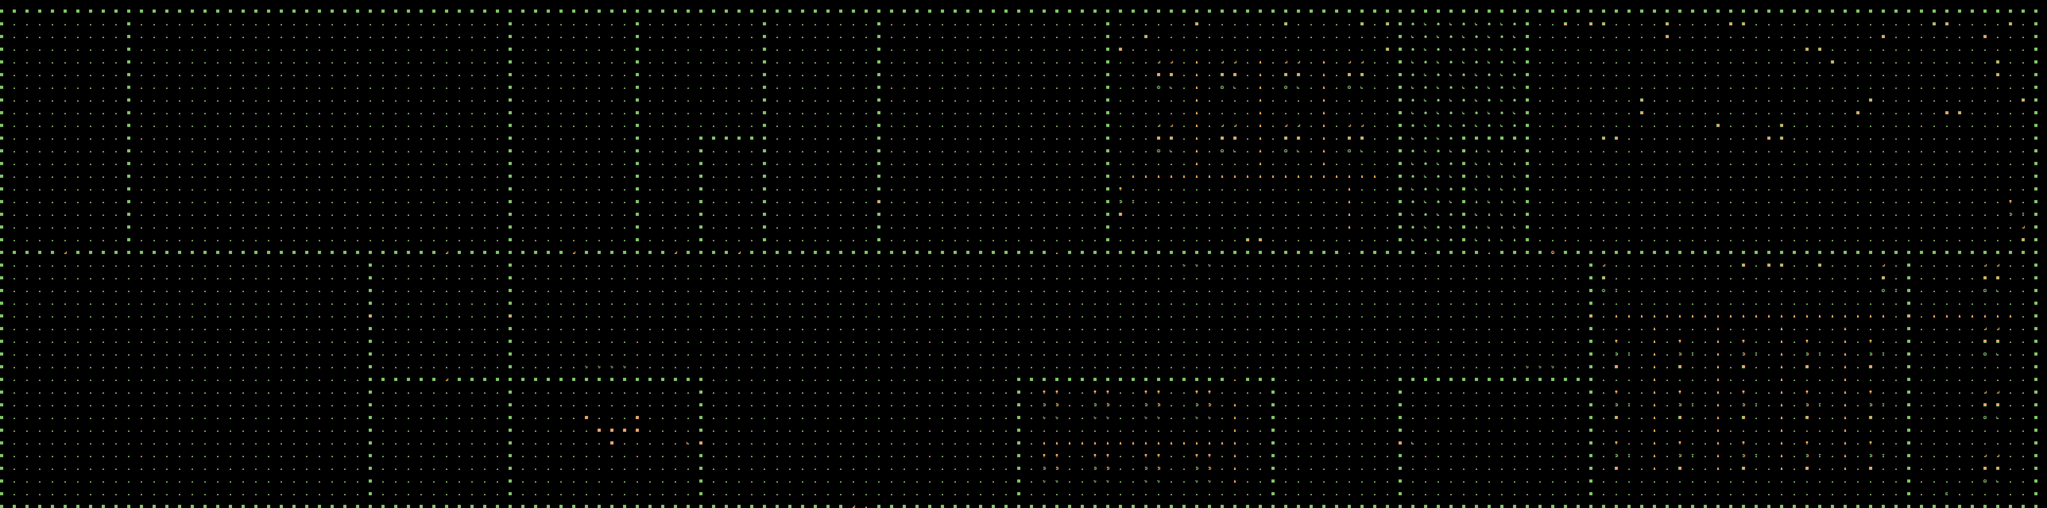

A level layout from a 2D game, rendered from its tile map. Below: a short description, then the map file with tile-grid data replaced by summaries:
An orthogonal 161x40 tile map with 64x64 px tiles, 4 tile layers (ground, walls, containers, top_layer), 1 hidden layer not drawn and 19 objects (7x zone, 6x npc, 2x notification, 2x teleport, bug, ...).

<map version="1.10" tiledversion="1.11.1-99-gec89c545" orientation="orthogonal" renderorder="left-down" width="161" height="40" tilewidth="64" tileheight="64" infinite="0" nextlayerid="10" nextobjectid="26">
 <tileset firstgid="1" source="tiles.tsx" />
 <layer id="2" name="ground" width="161" height="40">
  <data>[6440 cells, 6440 non-empty, 5 distinct tile ids]</data>
 </layer>
 <layer id="3" name="walls" width="161" height="40">
  <data>[6440 cells, 1083 non-empty, 16 distinct tile ids]</data>
 </layer>
 <layer id="4" name="collisions" width="161" height="40" visible="0">
  <data>[6440 cells, 1013 non-empty, 1 distinct tile ids]</data>
 </layer>
 <layer id="5" name="containers" width="161" height="40" opacity="0.9">
  <data>[6440 cells, 2 non-empty, 2 distinct tile ids]</data>
 </layer>
 <objectgroup id="6" name="entities">
  <object id="2" name="артемий" type="npc" x="6179" y="668">
   <properties>
    <property name="damage" type="int" value="0" />
    <property name="exp" type="int" value="700" />
    <property name="max_health" type="int" value="700" />
    <property name="speed" type="int" value="0" />
    <property name="vision_range" type="int" value="700" />
   </properties>
   <point />
  </object>
  <object id="3" name="марина александровна" type="npc" x="5730.67" y="1084">
   <properties>
    <property name="damage" type="int" value="0" />
    <property name="exp" type="int" value="700" />
    <property name="imp" type="bool" value="true" />
    <property name="max_health" type="int" value="700" />
    <property name="speed" type="int" value="0" />
    <property name="vision_range" type="int" value="700" />
   </properties>
   <point />
  </object>
  <object id="7" name="dobro" type="npc" x="6565" y="343">
   <properties>
    <property name="damage" type="int" value="1000" />
    <property name="exp" type="int" value="10000" />
    <property name="max_health" type="int" value="1" />
    <property name="speed" type="int" value="0" />
    <property name="vision_range" type="int" value="300" />
   </properties>
   <point />
  </object>
  <object id="11" name="класс" type="npc" x="288.242" y="180.667">
   <properties>
    <property name="damage" type="int" value="0" />
    <property name="speed" type="int" value="0" />
   </properties>
   <point />
  </object>
  <object id="16" name="алина" type="npc" x="6822.67" y="666.333">
   <properties>
    <property name="damage" type="int" value="0" />
    <property name="exp" type="int" value="700" />
    <property name="max_health" type="int" value="700" />
    <property name="speed" type="int" value="0" />
    <property name="vision_range" type="int" value="700" />
   </properties>
   <point />
  </object>
  <object id="17" name="соня" type="npc" x="6245.67" y="343">
   <properties>
    <property name="damage" type="int" value="0" />
    <property name="exp" type="int" value="700" />
    <property name="max_health" type="int" value="700" />
    <property name="speed" type="int" value="0" />
    <property name="vision_range" type="int" value="700" />
   </properties>
   <point />
  </object>
  <object id="23" name="bug" type="bug" x="2735" y="2175">
   <properties>
    <property name="damage" type="int" value="3" />
    <property name="exp" type="int" value="1" />
    <property name="health" type="int" value="1" />
    <property name="max_health" type="int" value="150" />
    <property name="scale" type="int" value="1" />
    <property name="speed" type="int" value="3" />
    <property name="vision_range" type="int" value="50" />
   </properties>
   <point />
  </object>
 </objectgroup>
 <layer id="9" name="top_layer" width="161" height="40">
  <data>[6440 cells, 92 non-empty, 5 distinct tile ids]</data>
 </layer>
 <objectgroup id="7" name="events">
  <object id="1" name="just_a_chest" type="chest" x="9670.33" y="2325.67" width="310" height="170">
   <properties>
    <property name="lock" value="&gt;&gt;&gt;&lt;&gt;" />
    <property name="loot" value="healing_potion:1" />
   </properties>
  </object>
  <object id="8" name="no escape" type="notification" x="4209.83" y="2442.5" width="310" height="92">
   <properties>
    <property name="text" value="ещё не время уходить" />
   </properties>
  </object>
  <object id="9" name="go_back" type="notification" x="3527" y="1298" width="60" height="564">
   <properties>
    <property name="condition" value="dialog:марина александровна:greeting" />
    <property name="text" value="Похоже мне в другую сторону" />
   </properties>
  </object>
  <object id="14" name="to 2 floor right" type="teleport" x="7100.79" y="2152.76" width="105.333" height="130.667">
   <properties>
    <property name="target_map" value="itcube2floor" />
    <property name="target_x" type="int" value="108" />
    <property name="target_y" type="int" value="6" />
   </properties>
  </object>
  <object id="13" name="to 2 floor left" type="teleport" x="3421.33" y="2140.67" width="105.333" height="130.667">
   <properties>
    <property name="target_map" value="itcube2floor" />
    <property name="target_x" type="int" value="52" />
    <property name="target_y" type="int" value="6" />
   </properties>
  </object>
 </objectgroup>
 <objectgroup id="8" name="zones">
  <object id="5" name="Slava's zone" type="zone" x="6360.33" y="217.667" width="343.333" height="280.667" />
  <object id="4" name="MA zone" type="zone" x="5629.67" y="1019" width="240.667" height="187.333" />
  <object id="6" name="Artemi's zone" type="zone" x="6021.67" y="553" width="343.333" height="280.667" />
  <object id="12" name="zone1" type="zone" x="73.6059" y="60.879" width="561.879" height="169.151" />
  <object id="15" name="Alina's zone" type="zone" x="6669.67" y="553" width="343.333" height="280.667" />
  <object id="20" name="Sonya's zone" type="zone" x="6015.33" y="215.667" width="343.333" height="280.667" />
  <object id="25" name="1 health bug's zone" type="zone" x="2662" y="1988.66" width="362" height="433.67" />
 </objectgroup>
</map>
